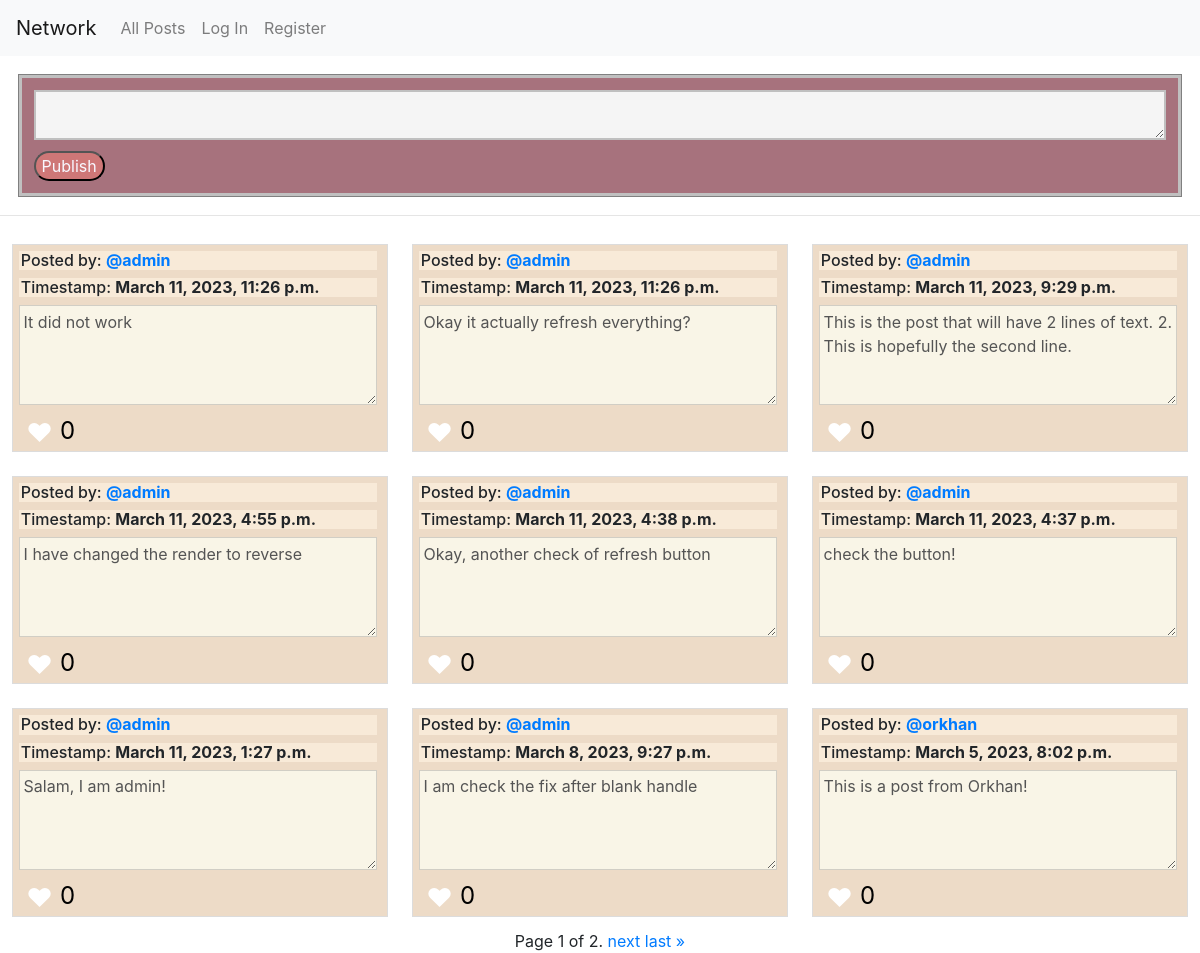
/, run on an earlier commit of the app's database.
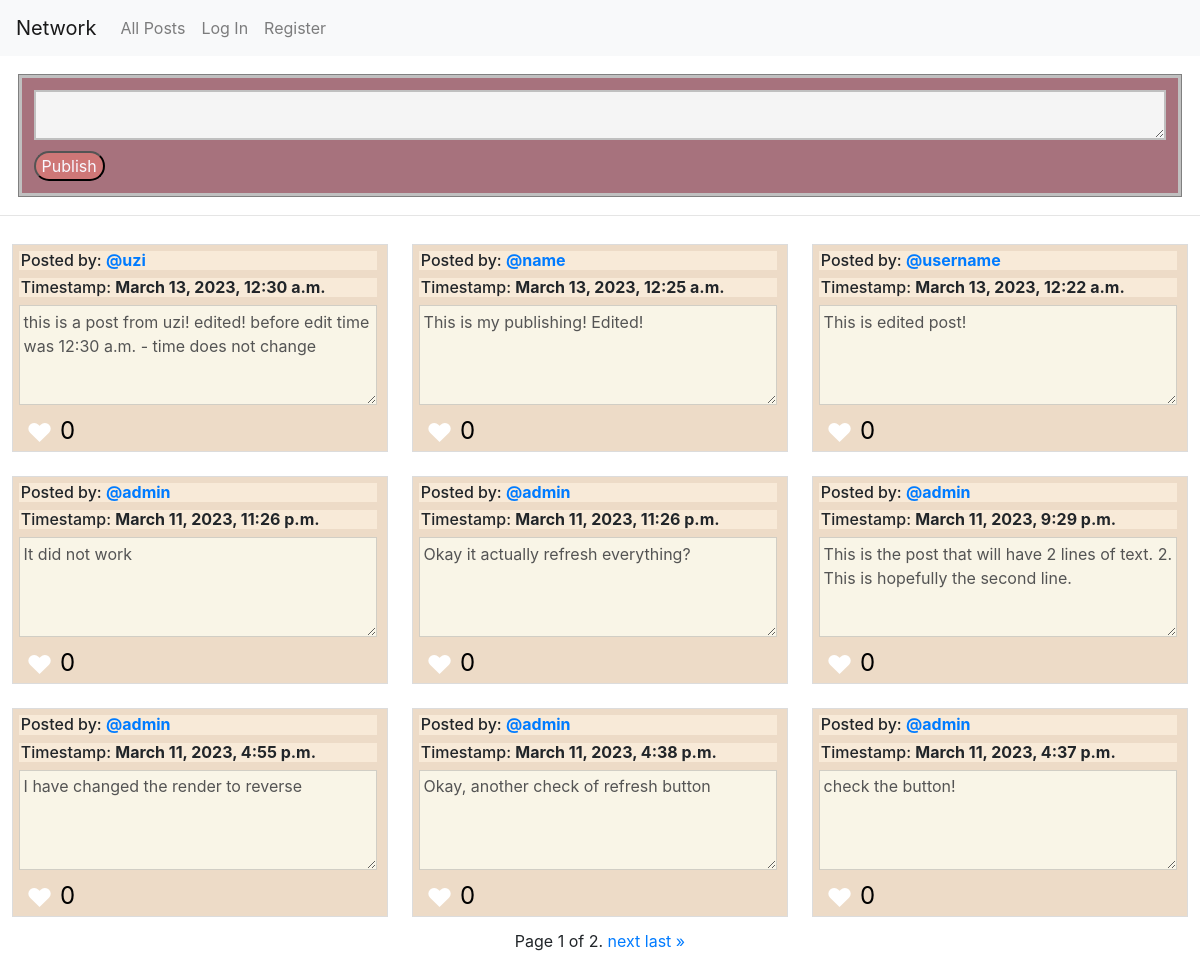
And on a later commit of the database.
### network/models.py (models this page shows, shortened)
class Post(models.Model):
    user = models.ForeignKey(User, on_delete=models.CASCADE, related_name="post_owner") #, null=True, blank=True)
    post = models.CharField(max_length=1000)
    timestamp = models.DateTimeField(auto_now_add=True)

class User(AbstractUser):
    pass

### network/views.py (the view)
# urls.py: path("", views.index, name="index"),
def index(request):
    currentUser = request.user
    all_posts = Post.objects.order_by('-timestamp')
    paginator = Paginator(all_posts, 9)
    page_number = request.GET.get('page')
    page_obj = paginator.get_page(page_number)
    allLikes = Likes.objects.all()
    whatYouLiked = []
    try:
        for like in allLikes:
            whatYouLiked.append(like.post.id)
    except:
        whatYouLiked = []
    return render(request, "network/index.html", {
        "posts" : page_obj,
        "currentUser" : currentUser,
        "whatYouLiked" : whatYouLiked,
        "allLikes" : allLikes
    })

### network/templates/network/index.html (shortened to what this page needs)
{% extends "network/layout.html" %} {% block body %}
<div class="post">
  <form method="post" action="{% url 'post' %}" class="post-form">
    <textarea
      maxlength="1000"
      class="input-textarea"
      name="input-textarea-name"
    ></textarea>
    <br />
    <button class="btn-publish" type="submit">Publish</button>
  </form>
</div>
<hr />
<div class="post-content">
  {% for post in posts %}
  <div class="individual-post">
    <form
      method="post"
      action="{% url 'post_individual' post_id=post.id %}"
      class="btn-save-edit-form"
    >
      <h6 class="user-and-time">
        Posted by:
        <strong
          ><a
            href="{% url 'individual' id=post.user.id %}"
            id="user-{{ post.user.id }}"
            >@{{ post.user }}</a
          ></strong
        >
      </h6>
      <h6 class="user-and-time">
        Timestamp: <strong>{{ post.timestamp }}</strong>
      </h6>
      <div class="individual-post-content">
        <textarea class="post-text" name="post-text-edited" disabled>
{{post.post}}</textarea
        >
      </div>
      <div class="likes-and-edit">
        {% if post.id in whatYouLiked %}
        <p
          class="likes likes-liked"
          data-postid="{{post.id}}"
          data-whatYouLiked="{{whatYouLiked}}"
        >
          &#9829;
        </p>
        {% else %}
        <p
          class="likes likes-unliked"
          data-postid="{{post.id}}"
          data-whatYouLiked="{{whatYouLiked}}"
        >
          &#9829;
        </p>
        {% endif %}
        <p class="like-number">{{post.post_related_likes.count}}</p>
      </div>
    </form>
  </div>
  {% endfor %}
</div>
<div class="pagination">
  <span class="step-links">
    <span class="current-page">
      Page {{ posts.number }} of {{ posts.paginator.num_pages }}.
    </span>
    {% if posts.has_next %}
    <a href="?page={{ posts.next_page_number }}">next</a>
    <a href="?page={{ posts.paginator.num_pages }}">last &raquo;</a>
    {% endif %}
  </span>
</div>
{% endblock %}

### network/templates/network/layout.html (shortened to what this page needs)
{% load static %}
<!DOCTYPE html>
<html lang="en">
  <head>
    <link
      rel="stylesheet"
      href="https://stackpath.bootstrapcdn.com/bootstrap/4.4.1/css/bootstrap.min.css"
    />
    <link href="{% static 'network/styles.css' %}" rel="stylesheet" />
  </head>
  <body>
    <nav class="navbar navbar-expand-lg navbar-light bg-light">
      <a class="navbar-brand" href="#">Network</a>
      <div>
        <ul class="navbar-nav mr-auto">
          <li class="nav-item">
            <a class="nav-link" href="{% url 'index' %}">All Posts</a>
          </li>
          {% if user.is_authenticated %}
          <li class="nav-item">
            <a class="nav-link" href="{% url 'following_page' %}">Following</a>
          </li>
          <li class="nav-item">
            <a class="nav-link" href="{% url 'logout' %}">Log Out</a>
          </li>
          {% else %}
          <li class="nav-item">
            <a class="nav-link" href="{% url 'login' %}">Log In</a>
          </li>
          <li class="nav-item">
            <a class="nav-link" href="{% url 'register' %}">Register</a>
          </li>
          {% endif %}
        </ul>
      </div>
    </nav>
    <div class="body">{% block body %} {% endblock %}</div>
  </body>
</html>

### network/static/network/styles.css (style rules this page uses)
.post { display: flex; border: solid 1px grey; margin: 1.5%; }
.post-form { display: flex; flex-wrap: wrap; width: 100%; background-color: #a7727d; border: silver solid 3px; }
.input-textarea { background-color: whitesmoke; border: solid 2px silver; margin: 1%; height: 50px; width: 100%; }
.btn-publish { margin: 1%; margin-top: 0%; border-radius: 25px; background-color: #ce7777; color: ghostwhite; }
.post-content { display: flex; flex-wrap: wrap; justify-content: flex-start; }
.individual-post { display: flex; flex-direction: row; flex-wrap: wrap; align-content: flex-start; padding: 0.5% 0.5% 0% 0.5%; border: solid 1px gainsboro; margin: 1%; height: calc(100% / 2); width: calc(100% / 3 - 2%); background-color: #eddbc7; }
.btn-save-edit-form { display: block; width: 100%; align-self: center; margin-right: 1%; margin-left: auto; }
.user-and-time { width: 100%; background-color: #f8ead8; padding-left: 0.5%; }
.individual-post-content .post-text { width: 100%; flex-grow: 15; padding: 1%; background-color: #f9f5e7; height: 100px; overflow: auto; }
.likes-and-edit { display: flex; align-items: flex-start; width: 100%; height: 40px; }
.likes-unliked { align-self: flex-start; color: white; font-size: 26px; margin-bottom: 1%; margin-top: 0.5%; padding-left: 2%; }
.like-number { align-self: flex-start; color: black; font-size: 24px; margin-bottom: 1%; margin-top: 0.5%; padding-left: 2%; }
.pagination { display: flex; justify-content: center; }

What changed in the data, as far as the page shows it:
no longer on this page (row unchanged): Post: user "admin", timestamp "March 11, 2023, 1:27 p.m.", post-text-edited "Salam, I am admin!", post_related_likes.count "0"
no longer on this page (row unchanged): Post: user "admin", timestamp "March 8, 2023, 9:27 p.m.", post-text-edited "I am check the fix after blank handle", post_related_likes.count "0"
no longer on this page (row unchanged): Post: user "orkhan", timestamp "March 5, 2023, 8:02 p.m.", post-text-edited "This is a post from Orkhan!", post_related_likes.count "0"
added Post: user "uzi", timestamp "March 13, 2023, 12:30 a.m.", post-text-edited "this is a post from uzi! edited! before edit time was 12:30 a.m. - time does not change", post_related_likes.count "0"
added Post: user "name", timestamp "March 13, 2023, 12:25 a.m.", post-text-edited "This is my publishing! Edited!", post_related_likes.count "0"
added Post: user "username", timestamp "March 13, 2023, 12:22 a.m.", post-text-edited "This is edited post!", post_related_likes.count "0"
